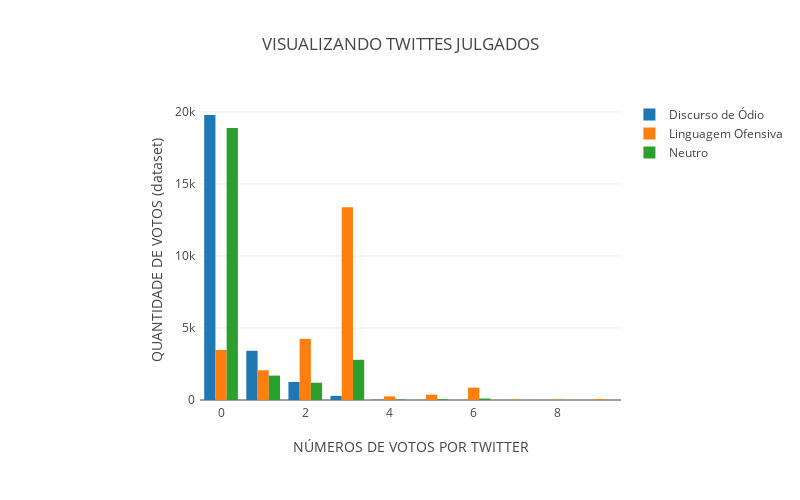

Source (notebook cell):
### Code cell
trace1 = go.Bar(
    x=["0","1","2","3","4","5","6","7","8","9"],
    y=dataset['hate_speech'].value_counts(sort=False),
    name='Discurso de Ódio'
)
trace2 = go.Bar(
    x=["0","1","2","3","4","5","6","7","8","9"],
    y=dataset['offensive_language'].value_counts(sort=False),
    name='Linguagem Ofensiva'
)
trace3 = go.Bar(
    x=["0","1","2","3","4","5","6","7","8","9"],
    y=dataset['neither'].value_counts(sort=False),
    name='Neutro'
)

data = [trace1,trace2,trace3]

layout = go.Layout(
    barmode='group',
    title= 'VISUALIZANDO TWITTES JULGADOS',
    xaxis=dict(
        title='NÚMEROS DE VOTOS POR TWITTER'
    ),
    yaxis=dict(
        title='QUANTIDADE DE VOTOS (dataset)'
    ),
    autosize=False,
    width=800,
    height=500,
    margin=go.layout.Margin(
        l=200,
        r=50,
        b=100,
        t=100,
        pad=4
    ),
    paper_bgcolor='#ffffff',
    plot_bgcolor='#ffffff'
)

fig = go.Figure(data=data, layout=layout)
iplot(fig, filename='grouped-bar')

### Figure 1 — Plotly figure (JSON) as saved in the notebook; plotly's stock layout.template omitted (floating-point values rounded to 4 significant figures)
{"data": [{"name": "Discurso de Ódio", "type": "bar", "uid": "6c094a94-1365-11e9-b41c-9706a43b8540", "x": ["0", "1", "2", "3", "4", "5", "6", "7", "8", "9"], "y": [19790, 3419, 1251, 287, 21, 7, 5, 3]}, {"name": "Linguagem Ofensiva", "type": "bar", "uid": "6c094a95-1365-11e9-a943-9706a43b8540", "x": ["0", "1", "2", "3", "4", "5", "6", "7", "8", "9"], "y": [3475, 2066, 4246, 13383, 251, 369, 857, 33, 37, 66]}, {"name": "Neutro", "type": "bar", "uid": "6c094a96-1365-11e9-b367-9706a43b8540", "x": ["0", "1", "2", "3", "4", "5", "6", "7", "8", "9"], "y": [18892, 1694, 1200, 2790, 35, 54, 103, 5, 5, 5]}], "layout": {"autosize": false, "barmode": "group", "height": 500, "margin": {"b": 100, "l": 200, "pad": 4, "r": 50, "t": 100}, "paper_bgcolor": "#ffffff", "plot_bgcolor": "#ffffff", "title": "VISUALIZANDO TWITTES JULGADOS", "width": 800, "xaxis": {"title": "NÚMEROS DE VOTOS POR TWITTER"}, "yaxis": {"title": "QUANTIDADE DE VOTOS (dataset)"}}}
